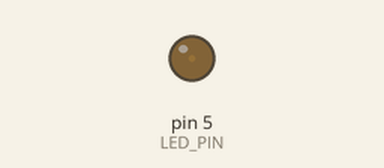
Simulated run of this sketch. Board: Arduino Uno, built with avr-gcc and run on an emulated ATmega328P. Shown: output pins drawn as LEDs (lit = HIGH).

Above: at 0.05 s.
At 1.15 s:
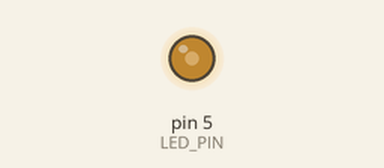
At 2.3 s:
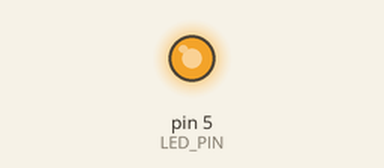
At 4.6 s:
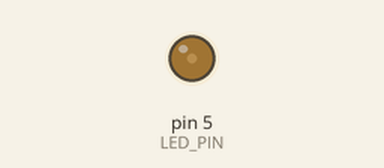
Timing chart, 0 to 10.6 s (numbered marks = the images above):
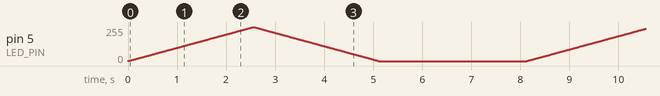

The sketch:

SingleLedTest.ino
```cpp
#define DELAY_TIME 10  // fading time between colors
#define LED_PIN 5      // use pin 5 -> ~5V

void setup() {
  pinMode(LED_PIN, OUTPUT);  // use pin 5 -> ~5V
  digitalWrite(LED_PIN, LOW);
}

// main loop
void loop() {

  // gradually turn on
  for (int i = 0; i <= 255; i++) {
    analogWrite(LED_PIN, i);
    delay(DELAY_TIME);
  }

  // gradually turn off
  for (int i = 255; i >= 0; i--) {
    analogWrite(LED_PIN, i);
    delay(DELAY_TIME);
  }

  delay(3000);
}
```
